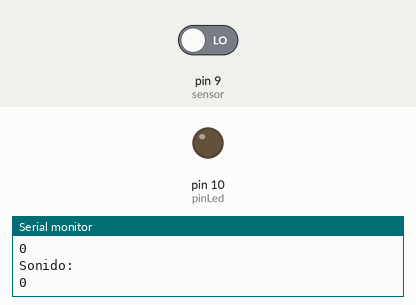
The sketch below on a simulated Arduino Uno, built with avr-gcc and run on an emulated ATmega328P. On the bench: output pins drawn as LEDs (lit = HIGH), the last lines printed to the serial monitor. The test bench sets the inputs (shaded band); at power-on: pin 9 (sensor) LOW.

Above: at 2.8 s.
2.9 s: pin 9 (sensor) driven HIGH
At 4.9 s:
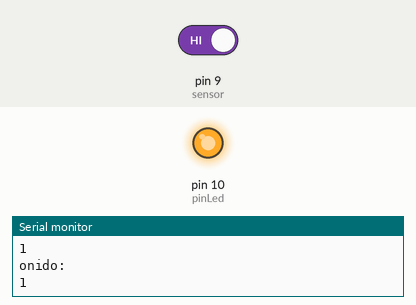
7.0 s: pin 9 (sensor) driven LOW
At 8.1 s:
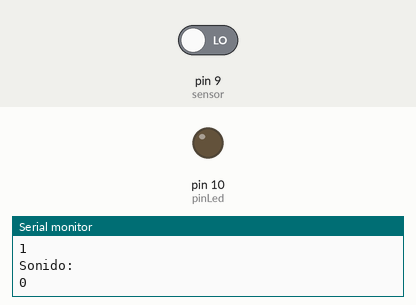
Timing chart, 0 to 10.0 s (numbered marks = the images above; inputs shaded):
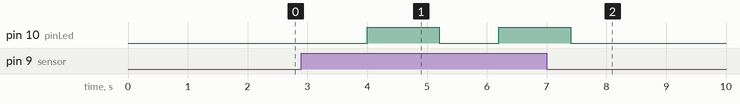

The sketch:

sensorSonidoAplauso.ino
```cpp
int sensor = 9;
int pinLed = 10;
int valor= 0;
int sonido=0;

void setup() {
  pinMode(pinLed, OUTPUT);
  digitalWrite(pinLed, LOW);
  pinMode(sensor, INPUT);
  Serial.begin(9600);
}

void loop() {

  valor= digitalRead(sensor);

  Serial.println(valor);
  delay(1000);

  if(valor==HIGH){
    digitalWrite(pinLed, HIGH);
    sonido=sonido+1;
    delay(100);
  }

  if(sonido==2){
    digitalWrite(pinLed, LOW);
      sonido=0;

  }
  Serial.println("Sonido:"+sonido);
}
```

Measured:
- after the input at 2.9 s, pin 10 (pinLed): LOW → HIGH after 1.1 s, → LOW 1.2 s later, → HIGH 1.0 s later
- after the input at 7.0 s, pin 10 (pinLed): goes on until 7.4 s, then stays LOW
